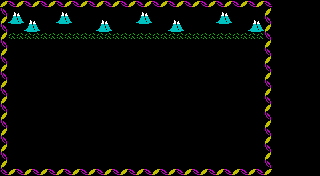

Rendered tile map (Tiled .tmx) drawn with the repository's tilesets; below, a short description and the full map source, tile grids included:
An orthogonal 40x22 tile map with 8x8 px tiles, 1 tile layer (Tile Layer 1).

<map version="1.0" tiledversion="1.1.3" orientation="orthogonal" renderorder="right-down" width="40" height="22" tilewidth="8" tileheight="8" infinite="0" nextobjectid="1">
 <properties>
  <property name="gamemode" type="int" value="1" />
  <property name="goalx" type="int" value="29" />
  <property name="gridh" type="int" value="16" />
  <property name="gridw" type="int" value="32" />
  <property name="gridx" type="int" value="1" />
  <property name="gridy" type="int" value="5" />
  <property name="music" value="sound/game1_bgm.ogg" />
 </properties>
 <tileset firstgid="1" source="tilesets/e1.tsx" />
 <layer name="Tile Layer 1" width="40" height="22">
  <data encoding="csv">
67,68,67,68,67,68,67,68,67,68,67,68,67,68,67,68,67,68,67,68,67,68,67,68,67,68,67,68,67,68,67,68,67,68,0,0,0,0,0,0,
34,44,45,0,0,0,0,44,45,0,0,0,0,0,0,0,0,44,45,0,0,0,0,0,0,0,0,44,45,0,0,0,0,50,0,0,0,0,0,0,
50,60,61,44,45,0,0,60,61,0,0,0,44,45,0,0,0,60,61,0,0,44,45,0,0,0,0,60,61,0,0,44,45,34,0,0,0,0,0,0,
34,0,0,60,61,0,0,0,0,0,0,0,60,61,0,0,0,0,0,0,0,60,61,0,0,0,0,0,0,0,0,60,61,50,0,0,0,0,0,0,
50,23,23,23,23,23,23,23,23,23,23,23,23,23,23,23,23,23,23,23,23,23,23,23,23,23,23,23,23,23,23,23,23,34,0,0,0,0,0,0,
34,0,0,0,0,0,0,0,0,0,0,0,0,0,0,0,0,0,0,0,0,0,0,0,0,0,0,0,0,0,0,0,0,50,0,0,0,0,0,0,
50,0,0,0,0,0,0,0,0,0,0,0,0,0,0,0,0,0,0,0,0,0,0,0,0,0,0,0,0,0,0,0,0,34,0,0,0,0,0,0,
34,0,0,0,0,0,0,0,0,0,0,0,0,0,0,0,0,0,0,0,0,0,0,0,0,0,0,0,0,0,0,0,0,50,0,0,0,0,0,0,
50,0,0,0,0,0,0,0,0,0,0,0,0,0,0,0,0,0,0,0,0,0,0,0,0,0,0,0,0,0,0,0,0,34,0,0,0,0,0,0,
34,0,0,0,0,0,0,0,0,0,0,0,0,0,0,0,0,0,0,0,0,0,0,0,0,0,0,0,0,0,0,0,0,50,0,0,0,0,0,0,
50,0,0,0,0,0,0,0,0,0,0,0,0,0,0,0,0,0,0,0,0,0,0,0,0,0,0,0,0,0,0,0,0,34,0,0,0,0,0,0,
34,0,0,0,0,0,0,0,0,0,0,0,0,0,0,0,0,0,0,0,0,0,0,0,0,0,0,0,0,0,0,0,0,50,0,0,0,0,0,0,
50,0,0,0,0,0,0,0,0,0,0,0,0,0,0,0,0,0,0,0,0,0,0,0,0,0,0,0,0,0,0,0,0,34,0,0,0,0,0,0,
34,0,0,0,0,0,0,0,0,0,0,0,0,0,0,0,0,0,0,0,0,0,0,0,0,0,0,0,0,0,0,0,0,50,0,0,0,0,0,0,
50,0,0,0,0,0,0,0,0,0,0,0,0,0,0,0,0,0,0,0,0,0,0,0,0,0,0,0,0,0,0,0,0,34,0,0,0,0,0,0,
34,0,0,0,0,0,0,0,0,0,0,0,0,0,0,0,0,0,0,0,0,0,0,0,0,0,0,0,0,0,0,0,0,50,0,0,0,0,0,0,
50,0,0,0,0,0,0,0,0,0,0,0,0,0,0,0,0,0,0,0,0,0,0,0,0,0,0,0,0,0,0,0,0,34,0,0,0,0,0,0,
34,0,0,0,0,0,0,0,0,0,0,0,0,0,0,0,0,0,0,0,0,0,0,0,0,0,0,0,0,0,0,0,0,50,0,0,0,0,0,0,
50,0,0,0,0,0,0,0,0,0,0,0,0,0,0,0,0,0,0,0,0,0,0,0,0,0,0,0,0,0,0,0,0,34,0,0,0,0,0,0,
34,0,0,0,0,0,0,0,0,0,0,0,0,0,0,0,0,0,0,0,0,0,0,0,0,0,0,0,0,0,0,0,0,50,0,0,0,0,0,0,
50,0,0,0,0,0,0,0,0,0,0,0,0,0,0,0,0,0,0,0,0,0,0,0,0,0,0,0,0,0,0,0,0,34,0,0,0,0,0,0,
66,67,68,67,68,67,68,67,68,67,68,67,68,67,68,67,68,67,68,67,68,67,68,67,68,67,68,67,68,67,68,67,68,67,0,0,0,0,0,0
</data>
 </layer>
</map>
